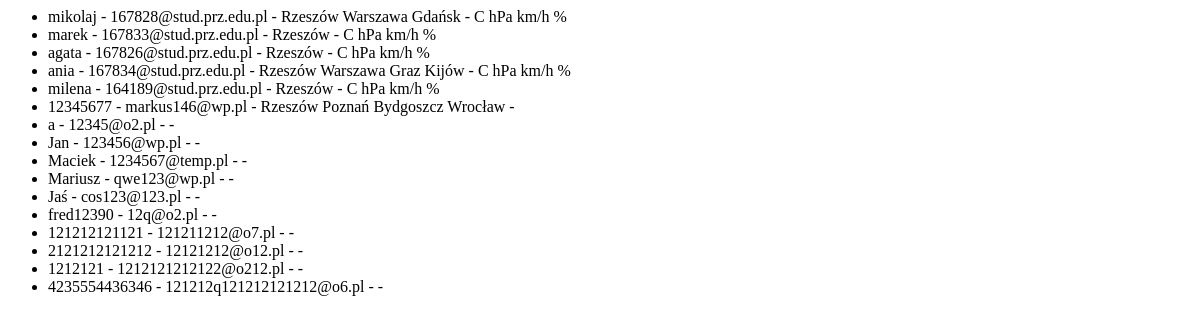
Page /testMail on the earlier database version.
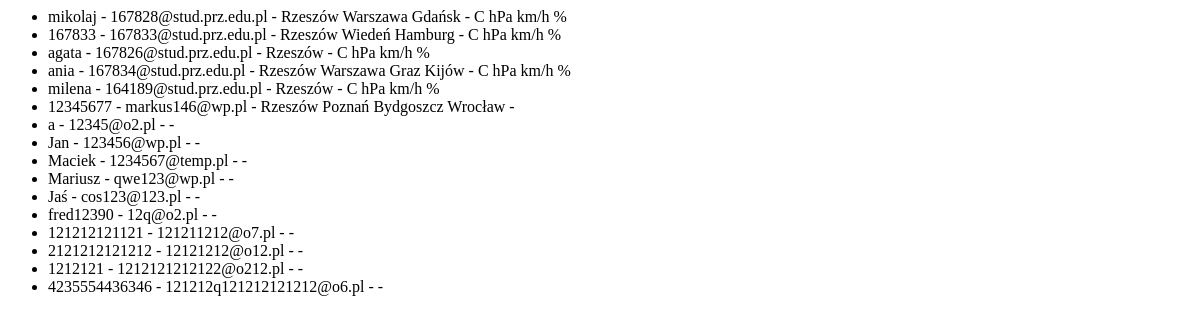
Same page on the later database version.
### website/models.py (models this page shows)
class User(db.Model, UserMixin):
    id = db.Column(db.Integer, primary_key=True)
    email = db.Column(db.String(128), unique=True, nullable = False)
    username = db.Column(db.String(128), unique=True, nullable = False)
    password = db.Column(db.String(128), nullable = False)
    date_created = db.Column(db.DateTime(timezone=True), default=func.now())
    miasta = db.relationship('Miasto', secondary=Miasto_Uzytkownika, backref='uzytkownicy')
    preferencje = db.relationship('Jednostka', secondary=Preferencje_Uzytkownika, backref='uzytkownicy')

class Miasto(db.Model):
    id = db.Column(db.Integer, primary_key=True)
    nazwa_miasta = db.Column(db.String(64), nullable = False)
    id_kraju = db.Column(db.Integer, db.ForeignKey("kraj.id"), nullable = False)
    pogoda_dzienna = db.relationship('PogodaDzienna', backref = 'miasto')
    pogoda_godzinowa = db.relationship('PogodaGodzinowa', backref = 'miasto')

class Jednostka(db.Model):
    id = db.Column(db.Integer, primary_key=True)
    nazwa_jednostki = db.Column(db.String(64), nullable = False)
    id_atrybutu = db.Column(db.Integer, ForeignKey("atrybut.id"))

### website/views.py (the view)
@views.route('/testMail')
def test():
    users = db.session.query(User).all()
    return render_template('./testMail/testMail.html', uzytkownicy=users)

### website/templates/testMail/testMail.html
<ul>
{% for uzytkownik in uzytkownicy %}
    <li>{{uzytkownik.username}} - {{uzytkownik.email}}
     - {% for miasto in uzytkownik.miasta %} {{miasto.nazwa_miasta}} {% endfor %}
     - {% for pref in uzytkownik.preferencje %} {{pref.nazwa_jednostki}} {% endfor %}
    </li>
{% endfor %}
</ul>

Differences in the rows shown:
changed User "167833@stud.prz.edu.pl": gains Miasto (nazwa_miasta "Wiedeń"); gains Miasto (nazwa_miasta "Hamburg"); username "marek" → "167833"
